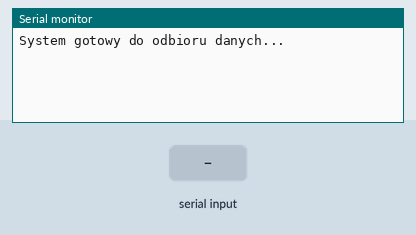
Simulated run of this sketch. Board: Arduino Uno, built with avr-gcc and run on an emulated ATmega328P. Shown: the last lines printed to the serial monitor. The test bench sets the inputs (shaded band).

Above: at 1.2 s.
1.3 s: "1\n" received over Serial
At 2.5 s:
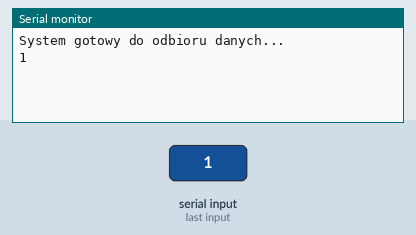
2.8 s: "0\n" received over Serial
At 3.8 s:
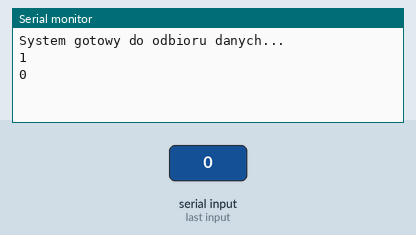
4.3 s: "2\n" received over Serial
At 5.0 s:
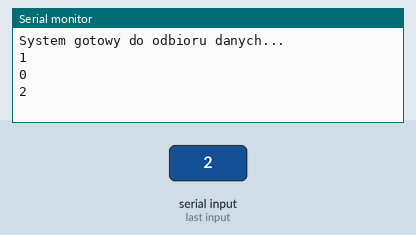

Measured:
- after the input at 1.3 s, the serial monitor: prints a new line at once (image 1)
- after the input at 2.8 s, the serial monitor: prints a new line at once (image 2)
- after the input at 4.3 s, the serial monitor: prints a new line at once (image 3)

The sketch:

arduino.ino
```cpp
void setup() {
  Serial.begin(115200);
  Serial.println("System gotowy do odbioru danych...");
}

void loop() {
  if (Serial.available() > 0) {
    String message = Serial.readStringUntil('\n');
    message.trim();
    Serial.println(message);
  }
}
```
